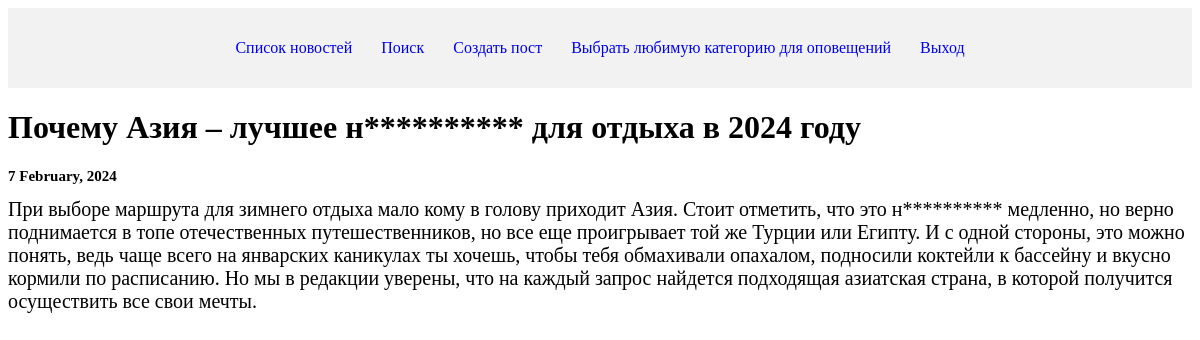
The page /news/2 on the database its author committed.
### news/models.py (models this page shows, shortened)
class Post(models.Model):
    news = 'NW'  # значение такого вида будет записано в БД
    articles = 'AR'  # значение такого вида будет записано в БД
    POST_TYPES = [
        (news, "Новость"),
        (articles, "Статья")
    ]  # значения, которые будут переданы на пользовательский интерфейс
    author = models.ForeignKey(Author, on_delete=models.CASCADE)
    post_type = models.CharField(max_length=2, choices=POST_TYPES, default=news)
    date_of_creation = models.DateTimeField(auto_now_add=True)
    category = models.ManyToManyField(Category, through="PostCategory")
    title = models.CharField(max_length=255)
    text = models.TextField()
    rating = models.IntegerField(default=0)

### news/views.py (the view)
# urls.py: path('<int:pk>', NewsListDetail.as_view()),
class NewsListDetail(DetailView):
    model = Post
    template_name = 'news/news_list_id.html'  # шаблон для отображения списка новостей
    context_object_name = 'news_list_id'

### news/templatetags/custom_filters.py (called while the page is built)
@register.filter()
def censor(word):
    news = ''
    for i in word.split():
        if i in censorship_list:
            news += i[0] + '*' * (len(i) - 1) + ' '
        else:
            news += i + ' '
    return news

### templates/news/news_list_id.html (shortened to what this page needs)
{% extends "default.html" %}
{% load custom_filters %}
{% block content %}
    <h1 >{{ news_list_id.title|censor }}</h1>
    <h1 style="font-size: 15px;">{{ news_list_id.date_of_creation|date:"j F, Y" }}</h1>
    <h1 style="font-size: 20px;"><span style="font-weight: normal;">{{ news_list_id.text|censor }}</span></h1>
{% endblock %}

### rows shown on the page
Post: title|censor "Почему Азия – лучшее н********** для отдыха в 2024 году", date_of_creation "7 February, 2024", text|censor "При выборе маршрута для зимнего отдыха мало кому в голову приходит Азия. Стоит отметить, что это н********** медленно, но верно поднимается в топе отечественных путешественников, но все еще проигрывает той же Турции или Египту. И с одной стороны, это можно понять, ведь чаще всего на январских каникулах ты хочешь, чтобы тебя обмахивали опахалом, подносили коктейли к бассейну и вкусно кормили по расписанию. Но мы в редакции уверены, что на каждый запрос найдется подходящая азиатская страна, в которой получится осуществить все свои мечты."
